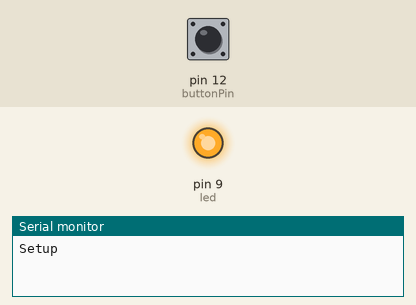
A sketch run on a simulated Arduino Uno, built with avr-gcc and run on an emulated ATmega328P. Shown: output pins drawn as LEDs (lit = HIGH), the last lines printed to the serial monitor. The test bench sets the inputs (shaded band); at power-on: pin 12 (buttonPin) LOW.

Above: at 1.2 s.
1.3 s: pin 12 (buttonPin) pulled HIGH for 0.15 s
At 2.5 s:
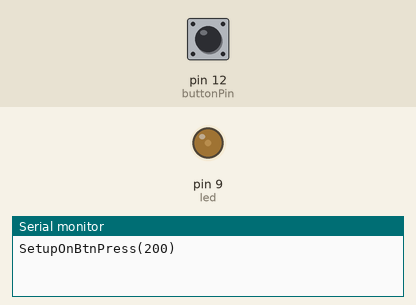
2.9 s: pin 12 (buttonPin) pulled HIGH for 1 s
At 3.9 s:
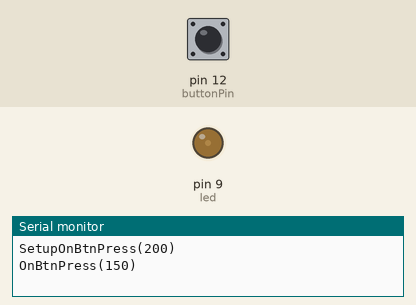
5.4 s: pin 12 (buttonPin) pulsed HIGH 5 times (0.12 s each, 0.3 s apart)
At 6.48 s:
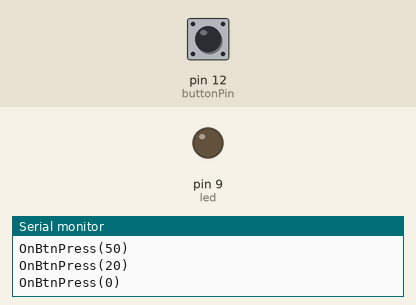
8.4 s: pin 12 (buttonPin) pulled HIGH for 3.2 s
At 9.1 s:
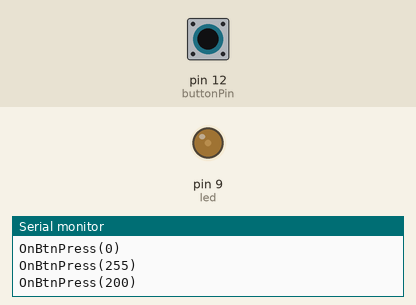
Timing chart, 0 to 11.4 s (numbered marks = the images above; inputs shaded):
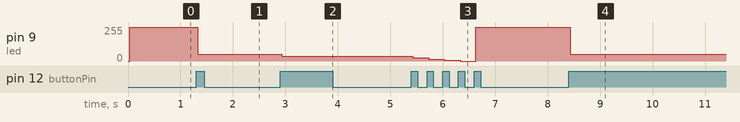

The sketch:

DimLedTest.ino
```cpp
//int led = 13;           // the PWM pin the LED is attached to
int led = 9;           // the PWM pin the LED is attached to
int buttonPin = 12;

boolean btnPress = false;
boolean lastbtnStat = false;

int pwmChannel[7] = { 255, 200, 150, 100, 50, 20, 0 };
int curChanel = 0;

bool debug = true;


void setup()
{
	Serial.begin(115200);
	delay(30);
	Serial.print("Setup");
	pinMode(led, OUTPUT);

	// Ў»ћ 8 разр¤дов, 62,5 к√ц
	//TCCR1A = TCCR1A & 0xe0 | 1;
	//TCCR1B = TCCR1B & 0xe0 | 0x09;

	//10 бит, 244,14 √ц
	TCCR1A = TCCR1A & 0xe0 | 3;
	TCCR1B = TCCR1B & 0xe0 | 0x0b;


	analogWrite(led, pwmChannel[curChanel]);


}

void loop()
{

	ButtonWf();

}

void ButtonWf() {
	btnPress = digitalRead(buttonPin);

	if (btnPress && !lastbtnStat) {
		delay(30); // защита от дребезга
		btnPress = digitalRead(buttonPin);

		if (btnPress) {
			//определ¤ем следующий режим
			curChanel++;

			if (curChanel >= 7)
				curChanel = 0;

			int brightness = pwmChannel[curChanel];

			OnBtnPress(brightness);
		}
	}
	lastbtnStat = btnPress;
}

void OnBtnPress(int brightness)
{

	if (debug)
	{
		Serial.print("OnBtnPress(");
		Serial.print(brightness);
		Serial.println(")");
	}

	//мен¤ем текущее состо¤ние
	analogWrite(led, brightness);
}
```

Measured:
- after the input at 1.3 s, pin 9 (led): 255/255 → 50/255 at once
- after the input at 2.9 s, pin 9 (led): 50/255 → 37/255 at once
- after the input at 5.4 s, pin 9 (led): 37/255 → 25/255 at once, → 12/255 0.30 s later, → 5/255 0.30 s later, → 0/255 0.30 s later, … (5 changes in this stretch)
- after the input at 8.4 s, pin 9 (led): 255/255 → 50/255 at once
